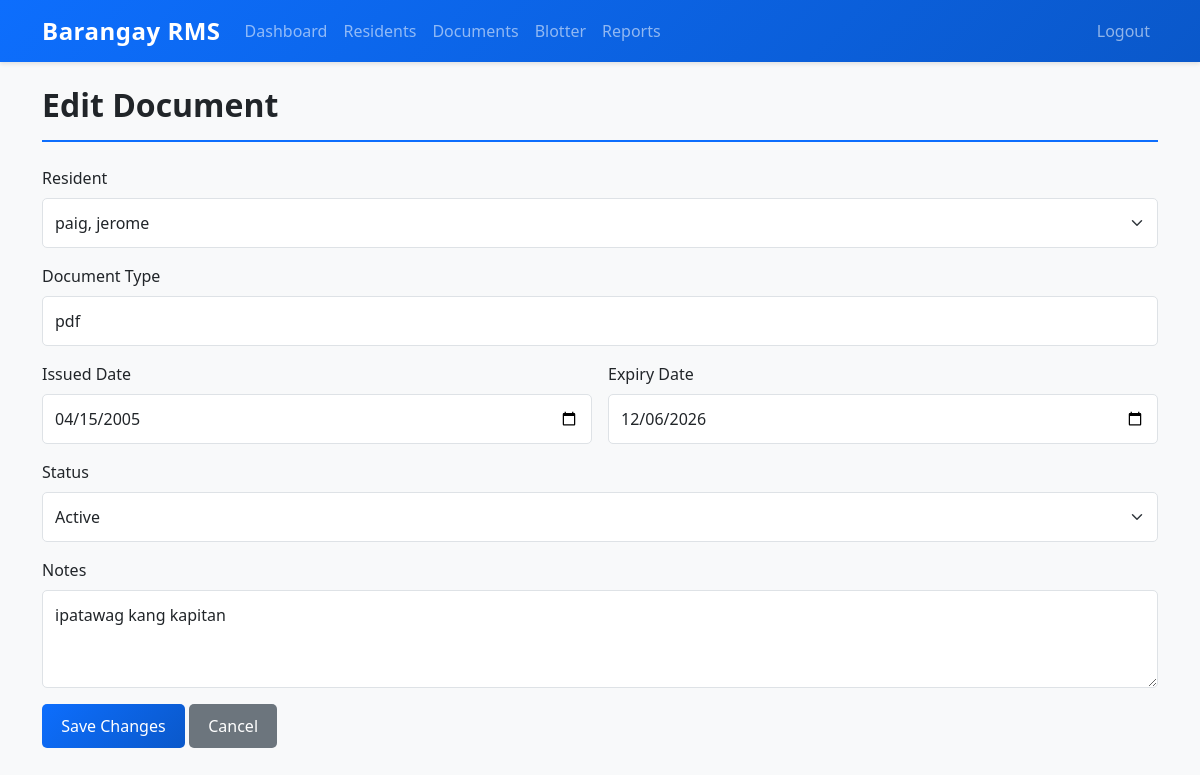
Page /pages/edit_document.php?id=1 (signed in) on the committed database.
### tables this page shows
CREATE TABLE `documents` (
  `id` int(11) NOT NULL AUTO_INCREMENT,
  `resident_id` int(11) NOT NULL,
  `document_type` varchar(100) NOT NULL,
  `issued_date` date NOT NULL,
  `expiry_date` date DEFAULT NULL,
  `status` enum('Active','Expired','Revoked') DEFAULT 'Active',
  `notes` text DEFAULT NULL,
  `created_at` timestamp NOT NULL DEFAULT current_timestamp(),
  PRIMARY KEY (`id`),
  KEY `resident_id` (`resident_id`),
  CONSTRAINT `documents_ibfk_1` FOREIGN KEY (`resident_id`) REFERENCES `residents` (`id`) ON DELETE CASCADE
);

### includes/config.php (called while the page is built, shortened)
<?php
class MysqliResultWrapper {
    private $result;
    public function __construct($result) {
        $this->result = $result;
    }
    public function fetch_assoc() {
        return $this->result ? $this->result->fetch_assoc() : null;
    }
}
function query_helper($conn, $sql) {
    if ($conn instanceof PDO) {
        $stmt = $conn->query($sql);
        return new PDOResultWrapper($stmt);
    } else {
        $result = $conn->query($sql);
        return new MysqliResultWrapper($result);
    }
}
function prepare_and_execute($conn, $sql, $types = '', ...$params) {
    if ($conn instanceof PDO) {
        $stmt = $conn->prepare($sql);
        $stmt->execute($params);
        return new PDOResultWrapper($stmt);
    } else {
        $stmt = $conn->prepare($sql);
        if ($stmt) {
            if ($types) {
                $stmt->bind_param($types, ...$params);
            }
            $stmt->execute();
            $result = $stmt->get_result();
            return new MysqliResultWrapper($result);
        }
        return null;
    }
}
?>

### pages/edit_document.php (the view, shortened to what this page needs)
<?php
require_once '../includes/config.php';
$id = $_GET['id'];
$result = prepare_and_execute($conn, "SELECT * FROM documents WHERE id = ?", "i", $id);
$document = $result->fetch_assoc();
$residents_result = query_helper($conn, "SELECT id, CONCAT(last_name, ', ', first_name) as name FROM residents ORDER BY last_name, first_name");
?>
<!DOCTYPE html>
<html lang="en">
<head>
    <link href="https://cdn.jsdelivr.net/npm/bootstrap@5.3.0/dist/css/bootstrap.min.css" rel="stylesheet">
    <link href="../assets/css/style.css" rel="stylesheet">
</head>
<body>
    <nav class="navbar navbar-expand-lg navbar-dark bg-primary">
        <div class="container">
            <a class="navbar-brand" href="dashboard.php">Barangay RMS</a>
            <div class="collapse navbar-collapse" id="navbarNav">
                <ul class="navbar-nav me-auto">
                    <li class="nav-item"><a class="nav-link" href="dashboard.php">Dashboard</a></li>
                    <li class="nav-item"><a class="nav-link" href="residents.php">Residents</a></li>
                    <li class="nav-item"><a class="nav-link" href="documents.php">Documents</a></li>
                    <li class="nav-item"><a class="nav-link" href="blotter.php">Blotter</a></li>
                    <li class="nav-item"><a class="nav-link" href="reports.php">Reports</a></li>
                </ul>
                <ul class="navbar-nav">
                    <li class="nav-item"><a class="nav-link" href="logout.php">Logout</a></li>
                </ul>
            </div>
        </div>
    </nav>
    <div class="container mt-4">
        <h1>Edit Document</h1>
        <form method="post" class="mt-4">
            <div class="mb-3">
                <label class="form-label">Resident</label>
                <select name="resident_id" class="form-select" required>
                    <?php while ($resident = $residents_result->fetch_assoc()): ?>
                        <option value="<?php echo $resident['id']; ?>" <?php echo $resident['id'] == $document['resident_id'] ? 'selected' : ''; ?>><?php echo htmlspecialchars($resident['name']); ?></option>
                    <?php endwhile; ?>
                </select>
            </div>
            <div class="mb-3">
                <label class="form-label">Document Type</label>
                <input type="text" name="document_type" class="form-control" value="<?php echo htmlspecialchars($document['document_type']); ?>" required>
            </div>
            <div class="row g-3">
                <div class="col-md-6">
                    <label class="form-label">Issued Date</label>
                    <input type="date" name="issued_date" class="form-control" value="<?php echo htmlspecialchars($document['issued_date']); ?>" required>
                </div>
                <div class="col-md-6">
                    <label class="form-label">Expiry Date</label>
                    <input type="date" name="expiry_date" class="form-control" value="<?php echo htmlspecialchars($document['expiry_date']); ?>">
                </div>
            </div>
            <div class="mb-3 mt-3">
                <label class="form-label">Status</label>
                <select name="status" class="form-select">
                    <option value="Active" <?php echo $document['status'] === 'Active' ? 'selected' : ''; ?>>Active</option>
                </select>
            </div>
            <div class="mb-3">
                <label class="form-label">Notes</label>
                <textarea name="notes" class="form-control" rows="3"><?php echo htmlspecialchars($document['notes']); ?></textarea>
            </div>
            <button type="submit" class="btn btn-primary">Save Changes</button>
            <a href="documents.php" class="btn btn-secondary">Cancel</a>
        </form>
    </div>
</body>
</html>

### assets/css/style.css (style rules this page uses)
:root { --primary-color: #0d6efd; --secondary-color: #6c757d; --success-color: #198754; --info-color: #0dcaf0; --warning-color: #ffc107; --danger-color: #dc3545; --light-color: #f8f9fa; --dark-color: #212529; }
body { font-family: 'Segoe UI', Tahoma, Geneva, Verdana, sans-serif; background-color: var(--light-color); color: var(--dark-color); }
.navbar { box-shadow: 0 2px 4px rgba(0,0,0,0.1); background: linear-gradient(135deg, #0d6efd 0%, #0a58ca 100%); }
.navbar-brand { font-weight: 600; font-size: 1.5rem; letter-spacing: 0.5px; }
.form-control, .form-select { border: 1px solid #dee2e6; border-radius: 5px; padding: 0.75rem; transition: border-color 0.2s, box-shadow 0.2s; }
.form-label { font-weight: 500; margin-bottom: 0.5rem; color: var(--dark-color); }
.btn { border: none; border-radius: 5px; padding: 0.6rem 1.2rem; font-weight: 500; transition: all 0.2s; cursor: pointer; }
.btn-primary { background: linear-gradient(135deg, #0d6efd 0%, #0a58ca 100%); color: white; }
.btn-secondary { background-color: #6c757d; color: white; }
h1, h2, h3, h4, h5, h6 { color: var(--dark-color); font-weight: 600; margin-bottom: 1.5rem; }
h1 { font-size: 2rem; border-bottom: 2px solid var(--primary-color); padding-bottom: 1rem; }
.mt-4 { margin-top: 2rem; }
.mb-3 { margin-bottom: 1rem; }
.navbar-brand { font-weight: 700; }

### rows in the picture
documents: resident_id "paig, jerome", document_type "pdf", issued_date "04/15/2005", expiry_date "12/06/2026", status "Active", notes "ipatawag kang kapitan"
